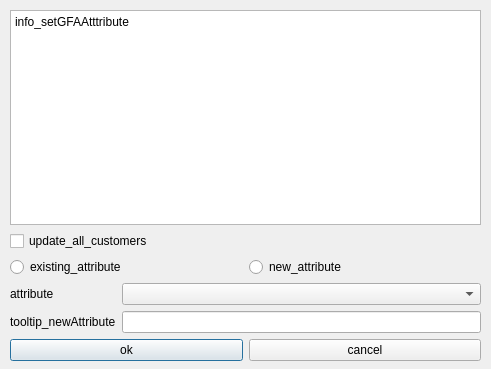
<?xml version="1.0" encoding="UTF-8"?>
<ui version="4.0">
 <class>SetGFAAttributeDialog</class>
 <widget class="QDialog" name="SetGFAAttributeDialog">
  <property name="geometry">
   <rect>
    <x>0</x>
    <y>0</y>
    <width>491</width>
    <height>369</height>
   </rect>
  </property>
  <property name="windowTitle">
   <string>set_gfa_attribute</string>
  </property>
  <widget class="QWidget" name="verticalLayoutWidget">
   <property name="geometry">
    <rect>
     <x>10</x>
     <y>10</y>
     <width>471</width>
     <height>351</height>
    </rect>
   </property>
   <layout class="QVBoxLayout" name="verticalLayout">
    <item>
     <widget class="QTextEdit" name="info_setLoadAttribute">
      <property name="sizePolicy">
       <sizepolicy hsizetype="Expanding" vsizetype="Expanding">
        <horstretch>0</horstretch>
        <verstretch>0</verstretch>
       </sizepolicy>
      </property>
      <property name="html">
       <string>&lt;!DOCTYPE HTML PUBLIC &quot;-//W3C//DTD HTML 4.0//EN&quot; &quot;http://www.w3.org/TR/REC-html40/strict.dtd&quot;&gt;
&lt;html&gt;&lt;head&gt;&lt;meta name=&quot;qrichtext&quot; content=&quot;1&quot; /&gt;&lt;meta charset=&quot;utf-8&quot; /&gt;&lt;style type=&quot;text/css&quot;&gt;
p, li { white-space: pre-wrap; }
hr { height: 1px; border-width: 0; }
li.unchecked::marker { content: &quot;\2610&quot;; }
li.checked::marker { content: &quot;\2612&quot;; }
&lt;/style&gt;&lt;/head&gt;&lt;body style=&quot; font-family:'Segoe UI'; font-size:9pt; font-weight:400; font-style:normal;&quot;&gt;
&lt;p style=&quot; margin-top:0px; margin-bottom:0px; margin-left:0px; margin-right:0px; -qt-block-indent:0; text-indent:0px;&quot;&gt;info_setGFAAtttribute&lt;/p&gt;&lt;/body&gt;&lt;/html&gt;</string>
      </property>
     </widget>
    </item>
    <item>
     <widget class="QCheckBox" name="checkBox_allCustomers">
      <property name="text">
       <string>update_all_customers</string>
      </property>
     </widget>
    </item>
    <item>
     <layout class="QHBoxLayout" name="horizontalLayout_2">
      <item>
       <widget class="QRadioButton" name="radioButton_existingAttribute">
        <property name="text">
         <string>existing_attribute</string>
        </property>
       </widget>
      </item>
      <item>
       <widget class="QRadioButton" name="radioButton_newAttribute">
        <property name="text">
         <string>new_attribute</string>
        </property>
       </widget>
      </item>
     </layout>
    </item>
    <item>
     <layout class="QHBoxLayout" name="horizontalLayout">
      <item>
       <layout class="QVBoxLayout" name="verticalLayout_2">
        <item>
         <widget class="QLabel" name="label_attribute">
          <property name="toolTip">
           <string>&lt;html&gt;&lt;head/&gt;&lt;body&gt;&lt;p&gt;tooltip_attribute&lt;/p&gt;&lt;/body&gt;&lt;/html&gt;</string>
          </property>
          <property name="text">
           <string>attribute</string>
          </property>
         </widget>
        </item>
        <item>
         <widget class="QLabel" name="label_newAttribute">
          <property name="text">
           <string>&lt;html&gt;&lt;head/&gt;&lt;body&gt;&lt;p&gt;tooltip_newAttribute&lt;/p&gt;&lt;/body&gt;&lt;/html&gt;</string>
          </property>
         </widget>
        </item>
       </layout>
      </item>
      <item>
       <layout class="QVBoxLayout" name="verticalLayout_6">
        <item>
         <widget class="QComboBox" name="comboBox_attribute"/>
        </item>
        <item>
         <widget class="QLineEdit" name="lineEdit_newAttribute"/>
        </item>
        <item>
         <layout class="QHBoxLayout" name="horizontalLayout_3"/>
        </item>
       </layout>
      </item>
     </layout>
    </item>
    <item>
     <layout class="QHBoxLayout" name="horizontalLayout_4">
      <item>
       <widget class="QPushButton" name="btn_ok">
        <property name="text">
         <string>ok</string>
        </property>
       </widget>
      </item>
      <item>
       <widget class="QPushButton" name="btn_cancel">
        <property name="text">
         <string>cancel</string>
        </property>
       </widget>
      </item>
     </layout>
    </item>
   </layout>
  </widget>
 </widget>
 <resources/>
 <connections/>
</ui>
